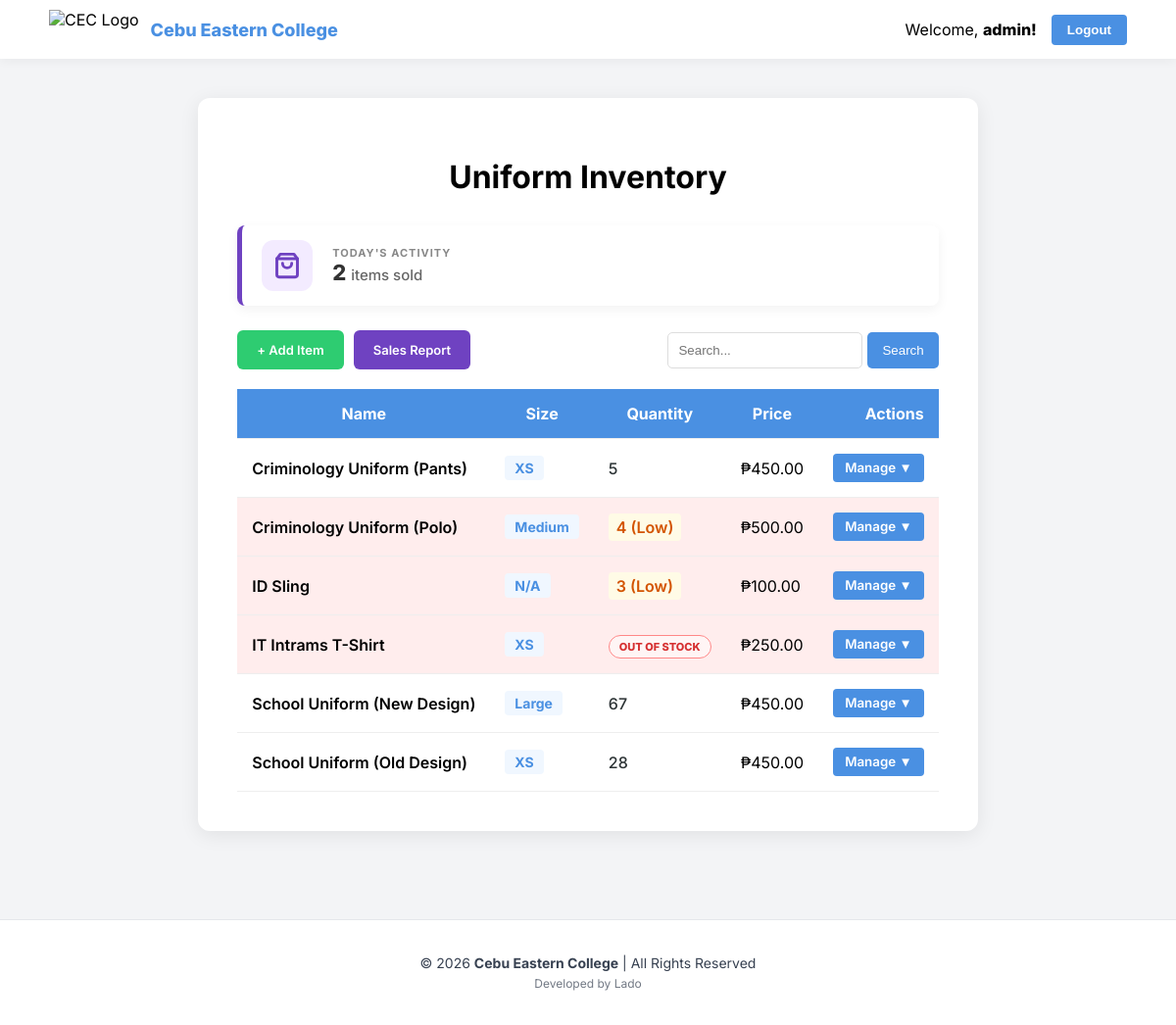
The app's page /inventory/ (signed in), older data.
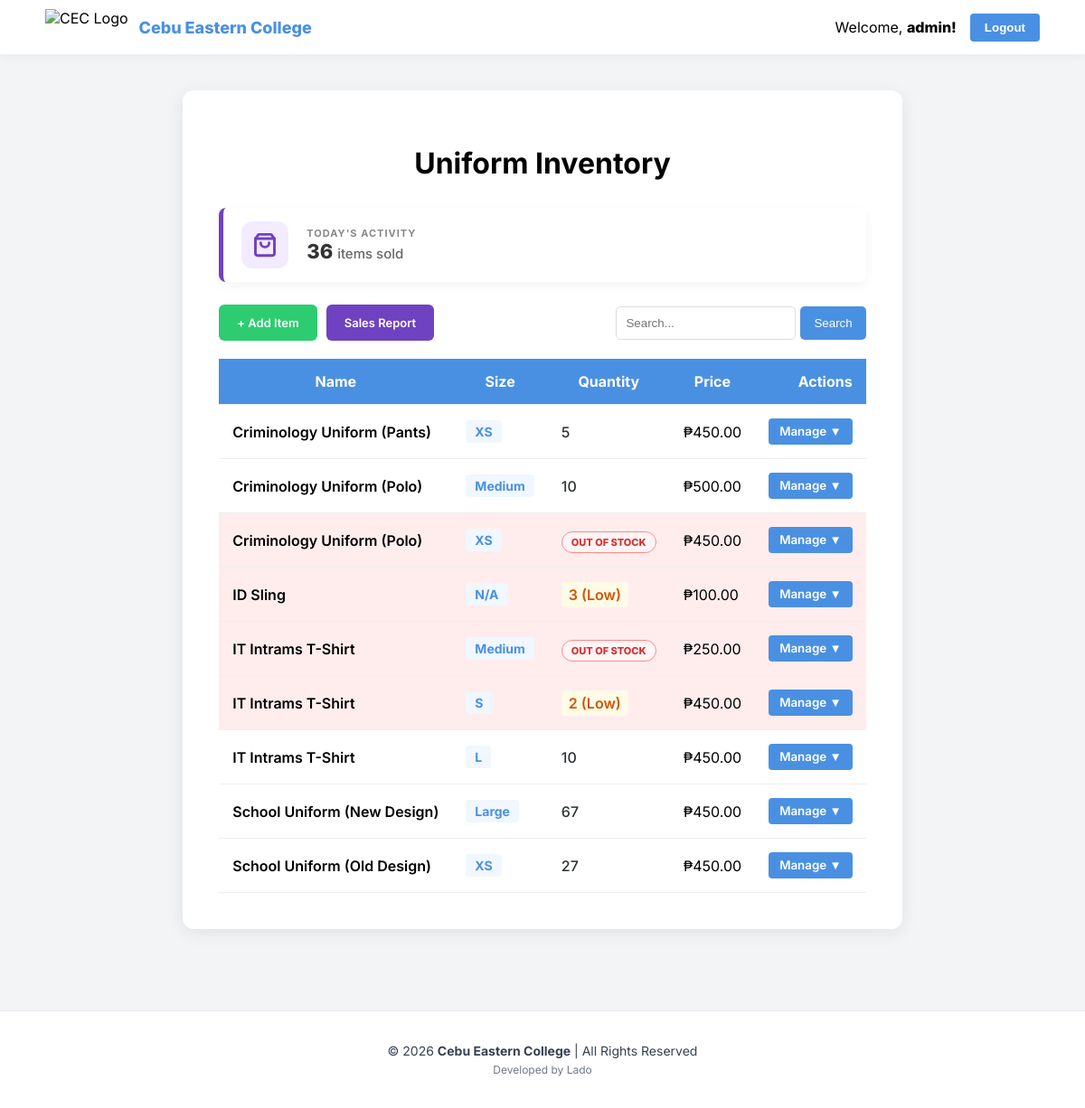
The same page, newer data.
### inventory/models.py (models this page shows, shortened)
class UniformItem(models.Model):
    SIZE_CHOICES = [
        ('XS', 'Extra Small'), ('S', 'Small'), ('M', 'Medium'),
        ('L', 'Large'), ('XL', 'Extra Large'), ('XXL', '2XL'), ('XXXL', '3XL'), ('N/A', 'N/A'),
    ]
    name = models.CharField(max_length=100)
    size = models.CharField(max_length=10, choices=SIZE_CHOICES)
    quantity = models.PositiveIntegerField()
    price = models.DecimalField(max_digits=8, decimal_places=2)

### inventory/views.py (the view)
# urls.py: path('inventory/', views.product_list, name='product_list'),
@login_required
def product_list(request):
    query = request.GET.get('q')
    sort = request.GET.get('sort')
    items = UniformItem.objects.all()
    if query:
        items = items.filter(name__icontains=query)
    if sort in ['name', 'quantity', 'price']:
        items = items.order_by(sort)
    else:
        items = items.order_by('name') # Default sorting
    today = timezone.now().date()
    total_sold_today = Sale.objects.filter(sale_date__date=today).aggregate(Sum('quantity_sold'))['quantity_sold__sum'] or 0
    return render(request, 'inventory/list.html', {
        'items': items,
        'total_sold_today': total_sold_today # Pass this to your HTML
    })

### inventory/templates/inventory/list.html (shortened to what this page needs)
{% load static %}
<!DOCTYPE html>
<html lang="en">
<head>
    <link rel="stylesheet" href="{% static 'inventory/css/list.css' %}">
</head>
<body>
<header class="top-nav">
    <div class="logo-section">
        <img src="{% static 'inventory/images/school-logo.jpg' %}" class="nav-logo" alt="CEC Logo">
        <span class="logo-text">Cebu Eastern College</span>
    </div>
    <div class="user-section">
        {% if user.is_authenticated %}
            <span class="user-greeting">Welcome, <strong>{{ user.username }}!</strong></span>
            <form method="post" action="{% url 'logout' %}" style="display:inline;">{% csrf_token %}<button type="submit" class="logout-btn">Logout</button></form>
        {% endif %}
    </div>
</header>
<div class="container">
    <h1 class="main-title">Uniform Inventory</h1>
    <div class="sales-dash">
        <div class="sales-icon">
            <svg width="28" height="28" viewBox="0 0 24 24" fill="none" stroke="#6f42c1" stroke-width="2.5" stroke-linecap="round" stroke-linejoin="round"><path d="M6 2L3 6v14a2 2 0 0 0 2 2h14a2 2 0 0 0 2-2V6l-3-4Z"/><path d="M3 6h18"/><path d="M16 10a4 4 0 0 1-8 0"/></svg>
        </div>
        <div>
            <p style="margin: 0; font-size: 11px; color: #888; font-weight: 700; text-transform: uppercase; letter-spacing: 1px;">Today's Activity</p>
            <p style="margin: 0; font-size: 22px; font-weight: 800; color: #333;">
                {{ total_sold_today }} <span style="font-size: 15px; font-weight: 500; color: #666;">items sold</span>
            </p>
        </div>
    </div>
    <div class="top-actions">
        <div class="btn-group">
            <a href="{% url 'add_product' %}" class="btn add-btn">+ Add Item</a>
            <a href="{% url 'sales_report' %}" class="btn report-btn">Sales Report</a>
        </div>
        <form method="GET" class="search-form">
            <input type="text" name="q" placeholder="Search..." value="{{ request.GET.q }}">
            <button type="submit">Search</button>
        </form>
    </div>
    <table>
        <thead>
            <tr>
                <th>Name</th>
                <th>Size</th>
                <th>Quantity</th>
                <th>Price</th>
                <th style="text-align: right;">Actions</th>
            </tr>
        </thead>
        <tbody>
            {% for item in items %}
            <tr class="{% if item.quantity < 5 %}low-stock{% endif %}">
                <td style="font-weight: 600;">{{ item.name }}</td>
                <td>
                    <span class="size-tag">{{ item.size }}</span>
                </td>
                <td class="qty-column">
                    {% if item.quantity <= 0 %}
                        <span style="color: #d63031; font-weight: 800; background: #fff5f5; padding: 4px 10px; border-radius: 50px; border: 1.5px solid #ff8787; font-size: 11px; text-transform: uppercase;">
                            Out of Stock
                        </span>
                    {% elif item.quantity < 5 %}
                        <span class="low" style="color: #d35400; font-weight: 600; background: #fffbe6; padding: 4px 8px; border-radius: 4px;">
                            {{ item.quantity }} (Low)
                        </span>
                    {% else %}
                        <span style="font-weight: 500; color: #2d3436;">{{ item.quantity }}</span>
                    {% endif %}
                </td>
                <td>₱{{ item.price }}</td>
                <td style="text-align: right;">
                    <div class="dropdown">
                        <button class="dropbtn">Manage ▼</button>
                    </div>
                </td>
            </tr>
            {% empty %}
            <tr><td colspan="5" style="text-align: center; padding: 20px;">No items found.</td></tr>
            {% endfor %}
        </tbody>
    </table>
</div>
<footer class="site-footer">
    <div class="footer-content">
      <p>&copy; 2026 <strong>Cebu Eastern College</strong> | All Rights Reserved</p>
      <p class="dev-tag">Developed by Lado</p>
    </div>
</footer>
</body>
</html>

### inventory/static/inventory/css/list.css (style rules this page uses)
body { font-family: 'Inter', sans-serif; background-color: #f3f4f6; margin: 0; display: flex; flex-direction: column; min-height: 100vh; }
.top-nav { background-color: #fff; display: flex; justify-content: space-between; align-items: center; padding: 10px 50px; box-shadow: 0 2px 10px rgba(0,0,0,0.05); }
.logo-section { display: flex; align-items: center; gap: 12px; }
.nav-logo { height: 40px; width: auto; }
.logo-text { font-weight: 800; font-size: 18px; color: #4a90e2; }
.user-section { display: flex; align-items: center; gap: 15px; }
.user-greeting strong { font-weight: 800; color: #000; }
.logout-btn { background-color: #4a90e2; color: white; border: none; padding: 8px 16px; border-radius: 4px; font-weight: 600; cursor: pointer; }
.container { flex: 1; max-width: 1000px; margin: 40px auto; background: #fff; padding: 40px; border-radius: 12px; box-shadow: 0 4px 20px rgba(0, 0, 0, 0.08); }
.main-title { text-align: center; font-weight: 700; font-size: 32px; margin-bottom: 30px; }
.top-actions { display: flex; justify-content: space-between; margin-bottom: 20px; }
.search-form { display: flex; gap: 5px; }
.search-form input { padding: 10px; border-radius: 5px; border: 1px solid #ddd; }
.search-form button { padding: 10px 15px; background-color: #4a90e2; color: white; border: none; border-radius: 5px; cursor: pointer; }
table { width: 100%; border-collapse: collapse; }
thead { background-color: #4a90e2; color: white; }
th, td { padding: 15px; border-bottom: 1px solid #eee; }
.low-stock { background-color: #ffeded; }
.low { color: #dc2626; font-weight: 700; }
.btn { padding: 8px 12px; border-radius: 4px; color: white; text-decoration: none; font-weight: 600; font-size: 13px; }
.add-btn { background-color: #2ecc71; padding: 10px 20px; }
.site-footer { background-color: #fff; padding: 30px 0; text-align: center; border-top: 1px solid #e5e7eb; margin-top: 50px; }
.footer-content p { margin: 5px 0; color: #374151; font-size: 14px; }
.dev-tag { font-size: 12px !important; opacity: 0.7; }

### inventory/templates/inventory/list.html (style rules this page uses)
.dropdown { position: relative; display: inline-block; }
.dropbtn { background-color: #4a90e2; color: white; padding: 6px 12px; border: none; border-radius: 4px; cursor: pointer; font-family: 'Inter'; font-weight: 600; }
.top-actions { display: flex; justify-content: space-between; align-items: center; margin-bottom: 20px; }
.btn-group { display: flex; align-items: center; gap: 10px; }
.btn { display: inline-flex !important; align-items: center !important; justify-content: center !important; height: 40px !important; padding: 0 20px !important; border-radius: 6px; color: white; text-decoration: none; font-weight: 600; font-size: 13px; border: none; cursor: pointer; box-sizing: border-box; line-height: 1 !important; margin: 0 !important; }
.add-btn { background-color: #2ecc71 !important; }
.report-btn { background-color: #6f42c1 !important; }
.size-tag { font-weight: 700; color: #4a90e2; font-size: 14px; background: #f0f7ff; padding: 4px 10px; border-radius: 4px; display: inline-block; }
.sales-dash { background: #fff; border-left: 5px solid #6f42c1; padding: 15px 20px; margin-bottom: 25px; border-radius: 8px; box-shadow: 0 4px 12px rgba(0,0,0,0.05); display: flex; align-items: center; gap: 20px; }
.sales-icon { background: #f3ebff; padding: 12px; border-radius: 12px; display: flex; align-items: center; }

Row changes from the older to the newer data that the page shows:
changed UniformItem (number 2 of 9 on the later page): quantity "4" → "10"
added UniformItem: name "Criminology Uniform (Polo)", size "XS", quantity "OUT OF STOCK", price "450.00"
changed UniformItem (number 5 of 9 on the later page): size "XS" → "Medium"
added UniformItem: name "IT Intrams T-Shirt", size "S", quantity "2", price "450.00"
added UniformItem: name "IT Intrams T-Shirt", size "L", quantity "10", price "450.00"
changed UniformItem "School Uniform (Old Design)": quantity "28" → "27"
Text that changed along with them:
{{ total_sold_today }}: "2" → "36"
